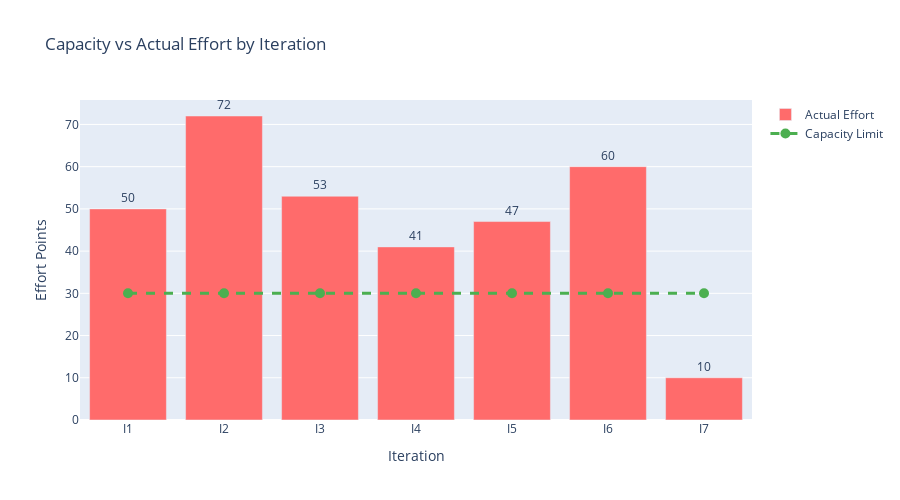

The cell this chart's notebook holds for it:
### Markdown cell above
## 5. 📈 Capacity Analysis (Interactive)

### Code cell
# Calculate effort per iteration
iteration_effort = df.groupby('iteration')['effort'].sum().reset_index()
iteration_effort = iteration_effort[iteration_effort['iteration'] != 'Backlog']
iteration_effort['capacity'] = capacity
iteration_effort['over_capacity'] = iteration_effort['effort'] - iteration_effort['capacity']
iteration_effort['utilization'] = (iteration_effort['effort'] / iteration_effort['capacity'] * 100).round(1)
iteration_effort['status'] = iteration_effort['over_capacity'].apply(
    lambda x: '🚨 Critical' if x > 20 else ('⚠️ Over' if x > 0 else '✅ OK')
)

# Create bar chart with capacity line
fig = go.Figure()

fig.add_trace(go.Bar(
    x=iteration_effort['iteration'],
    y=iteration_effort['effort'],
    name='Actual Effort',
    marker_color='#FF6B6B',
    text=iteration_effort['effort'],
    textposition='outside',
    hovertemplate='<b>%{x}</b><br>Effort: %{y} pts<br>Utilization: %{customdata}%<extra></extra>',
    customdata=iteration_effort['utilization']
))

fig.add_trace(go.Scatter(
    x=iteration_effort['iteration'],
    y=iteration_effort['capacity'],
    name='Capacity Limit',
    mode='lines+markers',
    line=dict(color='#4CAF50', width=3, dash='dash'),
    marker=dict(size=10),
    hovertemplate='Capacity: %{y} pts<extra></extra>'
))

fig.update_layout(
    title='Capacity vs Actual Effort by Iteration',
    xaxis_title='Iteration',
    yaxis_title='Effort Points',
    height=500,
    showlegend=True,
    hovermode='x unified'
)

fig.show()

# Show table
print("\n📊 Iteration Capacity Analysis:")
print(iteration_effort[['iteration', 'effort', 'capacity', 'over_capacity', 'utilization', 'status']].to_string(index=False))

### Figure 1 — Plotly figure (JSON) as saved in the notebook; plotly's stock layout.template omitted (floating-point values rounded to 4 significant figures)
{"data": [{"customdata": [166.7, 240.0, 176.7, 136.7, 156.7, 200.0, 33.3], "hovertemplate": "<b>%{x}</b><br>Effort: %{y} pts<br>Utilization: %{customdata}%<extra></extra>", "marker": {"color": "#FF6B6B"}, "name": "Actual Effort", "text": [50.0, 72.0, 53.0, 41.0, 47.0, 60.0, 10.0], "textposition": "outside", "type": "bar", "x": ["I1", "I2", "I3", "I4", "I5", "I6", "I7"], "y": [50, 72, 53, 41, 47, 60, 10]}, {"hovertemplate": "Capacity: %{y} pts<extra></extra>", "line": {"color": "#4CAF50", "dash": "dash", "width": 3}, "marker": {"size": 10}, "mode": "lines+markers", "name": "Capacity Limit", "type": "scatter", "x": ["I1", "I2", "I3", "I4", "I5", "I6", "I7"], "y": [30, 30, 30, 30, 30, 30, 30]}], "layout": {"height": 500, "hovermode": "x unified", "showlegend": true, "title": {"text": "Capacity vs Actual Effort by Iteration"}, "xaxis": {"title": {"text": "Iteration"}}, "yaxis": {"title": {"text": "Effort Points"}}}}
